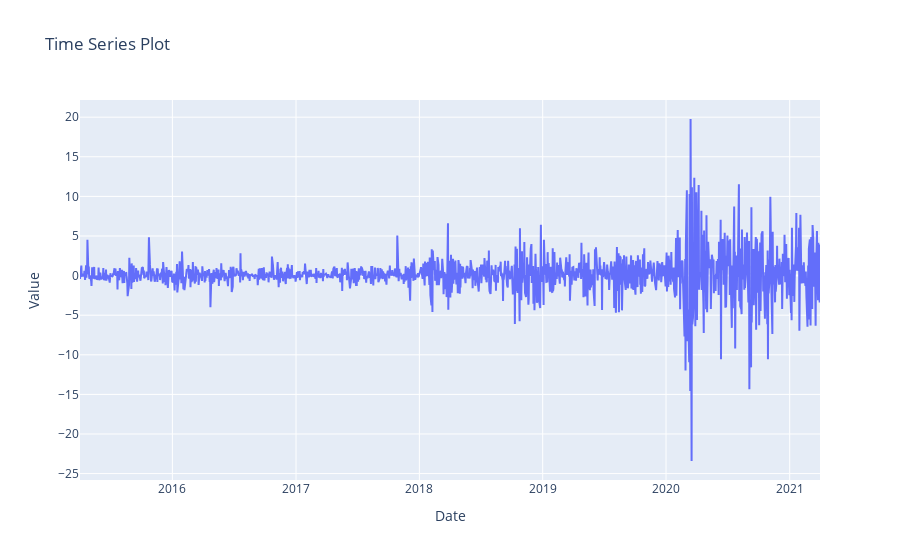

Notebook code for this chart:
### Code cell
# Plotting interactive time series plot time
# peaks and troughs in 2020 intrigued me to investigate further
# Oil Uncertainty and COVID-19
trace = go.Scatter(
    x = diff_time_series.index,
    y = diff_time_series,
    mode = 'lines',
    name = 'diff_time_series'
)

data = [trace]

# Create a layout
layout = go.Layout(
    title='Time Series Plot',
    xaxis=dict(
        title='Date'
    ),
    yaxis=dict(
        title='Value'
    )
)

# Create a Figure and plot it
fig = go.Figure(data=data, layout=layout)
fig.show()

### Figure 1 — Plotly figure (JSON) as saved in the notebook; plotly's stock layout.template omitted (floating-point values rounded to 4 significant figures; data arrays with more than 128 entries replaced by an {"elided": "..."} marker saying what was removed)
{"data": [{"mode": "lines", "name": "diff_time_series", "type": "scatter", "x": {"elided": "1510 str values"}, "y": {"elided": "1510 float values"}}], "layout": {"title": {"text": "Time Series Plot"}, "xaxis": {"title": {"text": "Date"}}, "yaxis": {"title": {"text": "Value"}}}}
